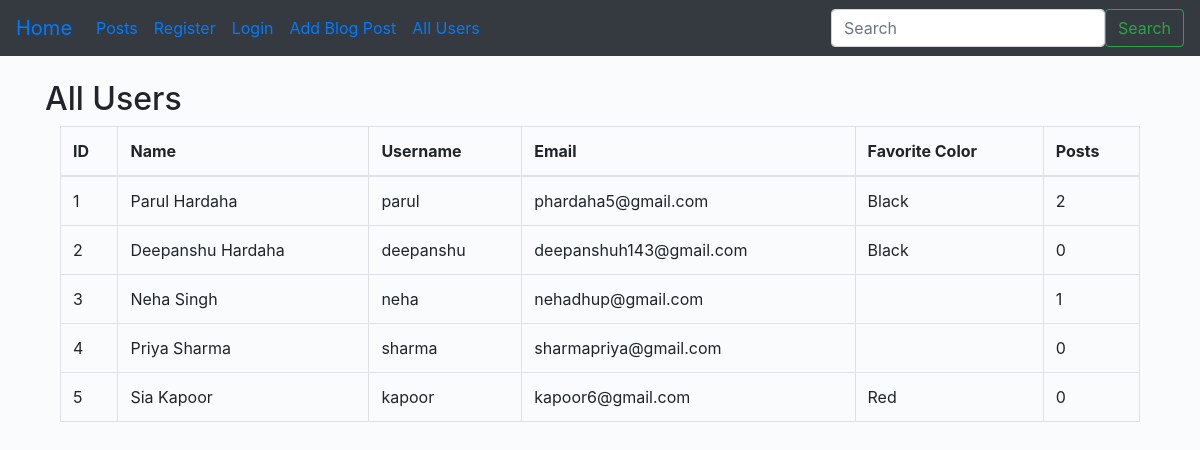
/users, run on an earlier commit of the app's database.
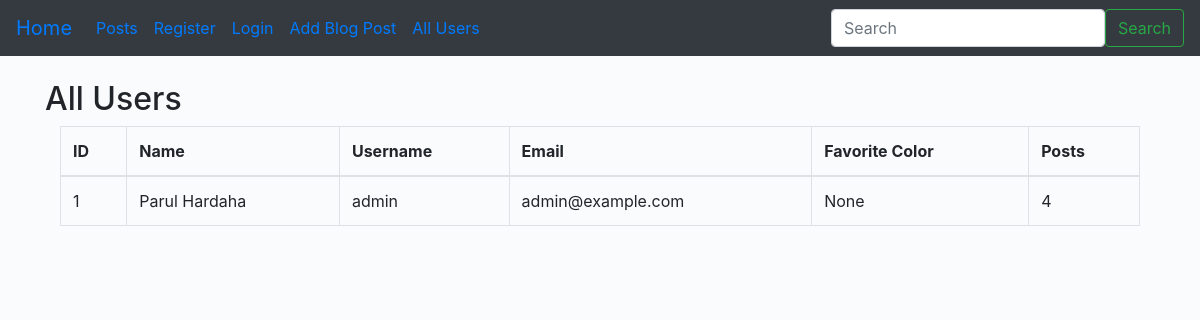
And on a later commit of the database.
### app.py (models this page shows, shortened)
class Users(db.Model,UserMixin):
  id= db.Column(db.Integer,primary_key=True)
  username=db.Column(db.String(20),nullable=False,unique=True)
  name=db.Column(db.String(100),nullable=False)
  email=db.Column(db.String(100),nullable=False,unique=True)
  favorite_Colour=db.Column(db.String(100))
  date_added=db.Column(db.DateTime,default=datetime.utcnow)
  password_hash=db.Column(db.String(120))
  posts = db.relationship('Posts', foreign_keys=[Posts.poster_id], backref='poster', lazy=True)
  @property
  def password(self):
    raise AttributeError('Password is not Readable!')

### app.py (the view)
@app.route('/users')
def all_users():
    users = Users.query.all()  # Fetch all users from the database
    return render_template('all_users.html', users=users)

### app.py
class SearchForm(FlaskForm):
  searched=StringField("searched",validators=[DataRequired()])
  submit=SubmitField("Submit")

### app.py (called while the page is built)
@app.context_processor
def base():
  form=SearchForm()
  return dict(form=form)

### templates/all_users.html
{% extends 'base.html' %}
{% block content %}
  <h2>All Users</h2>
  <div class="container">
    <table class="table table-hover table-bordered">
      <thead>
        <tr>
          <th>ID</th>
          <th>Name</th>
          <th>Username</th>
          <th>Email</th>
          <th>Favorite Color</th>
          <th>Posts</th>
        </tr>
      </thead>
      <tbody>
        {% for user in users %}
          <tr>
            <td>{{ user.id }}</td>
            <td>{{ user.name }}</td>
            <td>{{ user.username }}</td>
            <td>{{ user.email }}</td>
            <td>{{ user.favorite_Colour }}</td>
            <td>{{ user.posts|length }}</td>
          </tr>
        {% else %}
          <tr>
            <td colspan="5">No users found.</td>
          </tr>
        {% endfor %}
      </tbody>
    </table>
  </div>
{% endblock %}

### templates/base.html (shortened to what this page needs)
<!doctype html>
<html lang="en">
  <head>
    <link rel="stylesheet" href="https://cdn.jsdelivr.net/npm/bootstrap@4.0.0/dist/css/bootstrap.min.css">
    <link href="{{ url_for('static',filename='css/style.css') }}" rel="stylesheet">
  </head>
  <body>
    {% include 'nav.html' %}
    <br>
    <div class="container">
        {% block content %}
        {% endblock %}
    </div>
  </body>
</html>

### templates/nav.html (shortened to what this page needs)
<nav class="navbar navbar-expand-lg navbar-darkt bg-dark">
  <a class="navbar-brand" href="{{ url_for('posts')}}">Home</a>
  <div class="collapse navbar-collapse" id="navbarSupportedContent">
    <ul class="navbar-nav mr-auto">
      <li class="nav-item">
        <a class="nav-link" href="{{url_for('posts')}}">Posts</a>
    </li>
      {% if current_user.is_authenticated %}
        <li class="nav-item">
        <a class="nav-link" href="{{url_for('dash')}}">Profile</a>
        </li>
          {% if current_user.id == 13 %}
            <li class="nav-item">
              <a class="nav-link" href="{{url_for('admin')}}">Admin</a>
            </li>
          {% endif %}
        <li class="nav-item">
        <a class="nav-link" href="{{url_for('logout')}}">Logout</a>
        </li>
      {% else %}
        <li class="nav-item">
        <a class="nav-link" href="{{url_for('add_user')}}">Register</a>
        </li>
        <li class="nav-item">
        <a class="nav-link" href="{{url_for('login')}}">Login</a>
        </li>
      {% endif %}
      <li class="nav-item">
        <a class="nav-link" href="{{url_for('add_post')}}">Add Blog Post</a>
      </li>
      <li class="nav-item">
        <a class="nav-link" href="{{url_for('all_users')}}">All Users</a>
      </li>
    </ul>
    <form method="POST" action = "{{url_for('search')}}"  class="d-flex">
      <input class="form-control me-2" type="search" placeholder="Search" aria-label="Search" name="searched">
      <button class="btn btn-outline-success" type="submit">Search</button>
    </form>
  </div>
</nav>

### static/css/style.css (style rules this page uses)
body { background: #f9fbfcd6; }

What changed in the data, as far as the page shows it:
removed Users: id "2", name "Deepanshu Hardaha", username "deepanshu", email "deepanshuh143@gmail.com", favorite_Colour "Black", posts|length "0"
removed Users: id "3", name "Neha Singh", username "neha", email "nehadhup@gmail.com", posts|length "1"
removed Users: id "4", name "Priya Sharma", username "sharma", email "sharmapriya@gmail.com", posts|length "0"
removed Users: id "5", name "Sia Kapoor", username "kapoor", email "kapoor6@gmail.com", favorite_Colour "Red", posts|length "0"
changed Users "Parul Hardaha": username "parul" → "admin"; email "phardaha5@gmail.com" → "admin@example.com"; favorite_Colour "Black" → "None"; posts|length "2" → "4"
